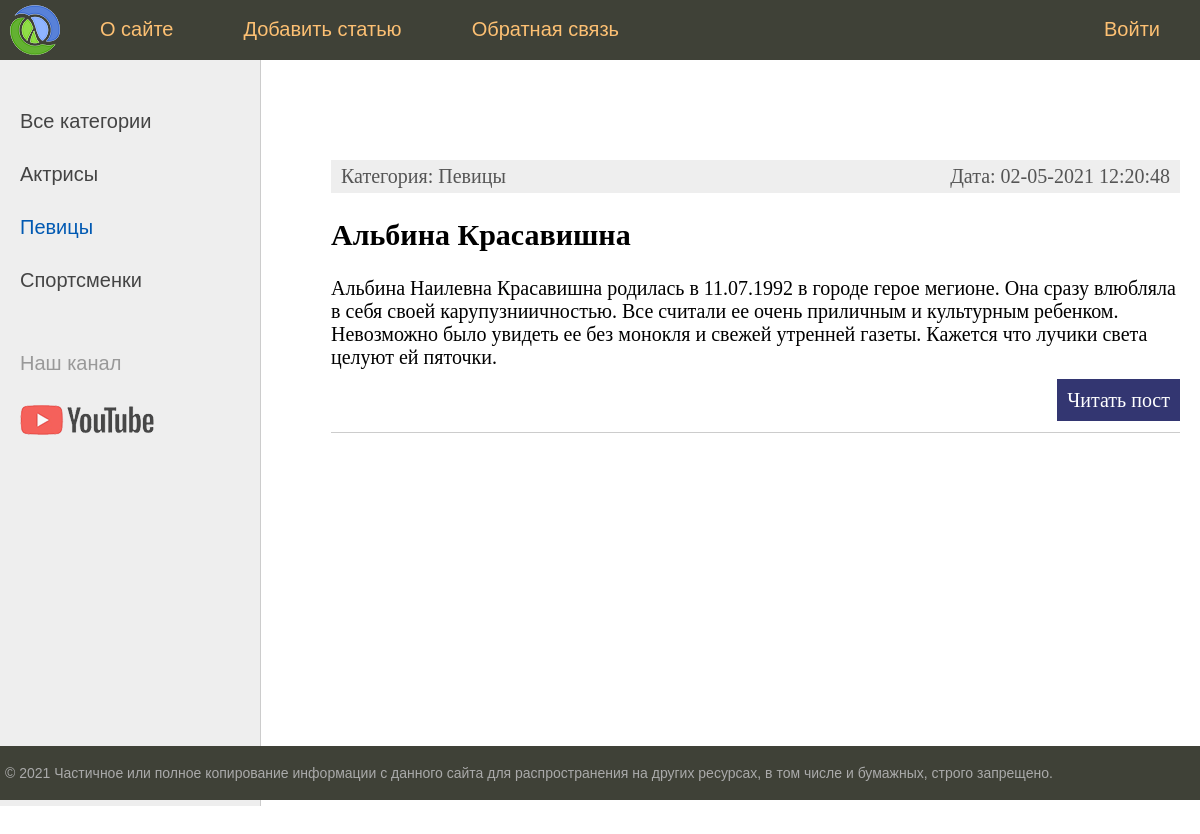
Page /category/2 on the earlier database version.
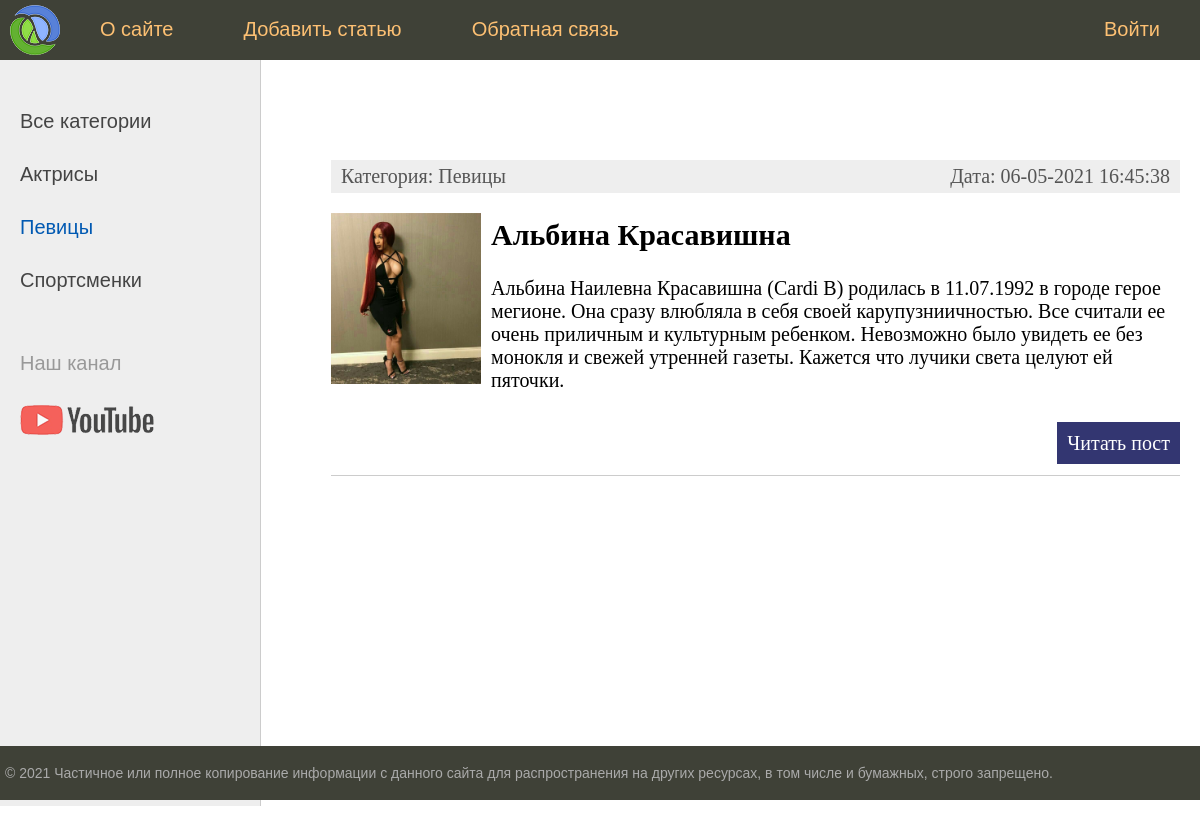
Same page on the later database version.
### substation/models.py (models this page shows, shortened)
class Category(models.Model):
    name = models.CharField(max_length=255, db_index=True, verbose_name="Категория")
    def __str__(self):
        return self.name
    def get_absolute_url(self):
        return reverse('category', kwargs={'cat_id': self.pk})
    class Meta:
        verbose_name = 'Категория'
        verbose_name_plural = 'Категории'
        ordering = ['id', 'name']

class Testing(models.Model):
    title = models.CharField(max_length=255, verbose_name='Заголовок')
    content = models.TextField(blank=True)
    photo = models.ImageField(upload_to="photos/%y/%m/%d/", verbose_name='Фотография')
    time_create = models.DateTimeField(auto_now_add=True, verbose_name='Время создания')
    time_update = models.DateTimeField(auto_now=True, verbose_name='Время обновления')
    is_published = models.BooleanField(default=True, verbose_name='Опубликовано')
    cat = models.ForeignKey('Category', on_delete=models.PROTECT, null=True, verbose_name='Категория')
    def get_absolute_url(self):
        return reverse('post', kwargs={'post_id': self.pk})
    class Meta:
        verbose_name = 'Известные женщины'
        verbose_name_plural = 'Известные женщины'
        ordering = ['time_create', 'title']

### substation/views.py (the view)
# urls.py: path('category/<int:cat_id>', show_category, name="category")
def show_category(response, cat_id):
    posts = Testing.objects.filter(cat_id=cat_id)
    cats = Category.objects.all()
    context = {'title': 'Отображение по рубрикам',
               'cats': cats,
               'menu': menu,
               'posts': posts,
               'cat_selected': cat_id}
    return render(response, 'substation/index.html', context)

### templates/substation/index.html (shortened to what this page needs)
{% extends 'substation/base.html' %}
{% block content %}
<ul class="list-articles">
	{% for p in posts %}
        <li>
            <div class="article-panel">
                <p class="first">Категория: {{ p.cat }}</p>
                <p class="last">Дата: {{ p.time_update|date:"d-m-Y H:i:s" }}</p>
            </div>
        {% if p.photo %}
            <p><img class="img-article-left thumb" src="{{ p.photo.url }}"></p>
        {% endif %}
        <h2>{{p.title}}</h2>
	{% autoescape on %}
	{{p.content|linebreaks|truncatewords:50}}
	{% endautoescape %}
			<p class="link-read-post"><a href="{{ p.get_absolute_url }}">Читать пост</a></p>
        </li>
	{% endfor %}
</ul>
{% endblock %}

### templates/substation/base.html (shortened to what this page needs)
{% load static %}
<!DOCTYPE html>
<html>
<head>
	<link type="text/css" href="{% static 'substation/css/styles.css' %}" rel="stylesheet" />
</head>
<body>
<table class="table-page" border=0 cellpadding="0" cellspacing="0">
<tr><td valign=top>
{% block mainmenu %}
		<div class="header">
			<ul id="mainmenu" class="mainmenu">
			<li class="logo"><a href="{% url 'home' %}"><div class="logo"></div></a></li>
{% for m in menu %}
	{% if not forloop.last %}
			<li><a href="{% url m.url_name %}">{{m.title}}</a></li>
	{% else %}
			<li class="last"><a href="{% url m.url_name %}">{{m.title}}</a></li>
	{% endif %}
{% endfor %}
			</ul>
		</div>
{% endblock mainmenu %}
<table class="table-content" border=0 cellpadding="0" cellspacing="0">
<tr>
	<td valign="top" class="left-chapters">
	<ul id="leftchapters">
        {% if cat_selected == 0 %}
            <li class="selected">Все категории</li>
        {% else%}
            <li class="selected"><a href="{% url 'home' %}">Все категории</a></li>
        {% endif %}
        {% for c in cats %}
            {% if c.pk == cat_selected %}
                <li class="selected">{{ c.name }}</li>
            {% else %}
                <li><a href="{{ c.get_absolute_url }}">{{ c.name }}</a></li>
            {% endif %}
        {% endfor %}
		<li class="share">
		<p>Наш канал</p>
		<a class="share-yt" href="https://www.youtube.com/" target="_blank" rel="nofollow"></a>
		</li>
	</ul>
</td>
<td valign="top" class="content">
	<div class="content-text">
{% block content %}
{% endblock %}
	</div>
</td></tr></table>
</td></tr>
<tr><td valign=top>
	<div id="footer">
		<p>&copy; 2021 Частичное или полное копирование информации с данного сайта для распространения на других ресурсах, в том числе и бумажных, строго запрещено.</p>
	</div>
</td></tr></table>
</body>
</html>

### substation/static/substation/css/styles.css (style rules this page uses)
html, body { font-family: 'Arial'; margin: 0; padding: 0; height: 100%; width: 100%; color: #444; }
a { color: #0059b2; text-decoration: none; }
img { max-width: 600px; height: auto; }
img.img-article-left { max-width: 300px; height: auto; float: left; padding: 0 10px 10px 0; }
img.img-article-left.thumb { max-width: 150px; height: auto; }
p.link-read-post { text-align: right; }
p.link-read-post a { padding: 10px; min-width: 100px; background: #333671; color: #fff; text-decoration: none; }
div.article-panel { background: #eee; padding: 5px 10px 5px 10px; box-sizing: border-box; overflow: hidden; color: #555; }
div.article-panel p.first { margin: 0; float: left; }
div.article-panel p.last { margin: 0; float: right; }
ul.list-articles { list-style: none; margin: 0; padding: 0; }
ul.list-articles li { border-bottom: 1px solid #ccc; }
.table-page { width: 100%; height: 100%; vertical-align: top; }
.table-page tr { height: 100%; }
.header { background: #3F4137; height: 60px; }
.logo { background: url('../images/logo.png') no-repeat 10px 5px; width: 70px; height: 60px; }
ul.mainmenu { list-style: none; margin: 0; padding: 0; height: 60px; color: #fdc073; font-size: 20px; overflow: hidden; }
ul.mainmenu li { float: left; margin: 18px 40px 0 30px; }
ul.mainmenu li.logo { margin: 0; }
ul.mainmenu li.last { float: right; }
ul.mainmenu li a { color: #fdc073; text-decoration: none; }
.table-content { width: 100%; min-height: 100%; height: 100%; }
.left-chapters { margin: 0; background: #eee; border-right: 1px solid #ccc; min-height: 100%; }
.left-chapters ul { width: 230px; min-height: 100%; margin: 0; padding: 20px 10px 10px 20px; list-style: none; font-size: 20px; }
.left-chapters ul li { margin: 30px 0 0 0; color: #999; }
.left-chapters ul li.selected { color: #0059b2; }
.left-chapters ul li a { color: #444; text-decoration: none; }
.left-chapters ul li.share { margin: 60px 0 0 0; }
.left-chapters ul li.share p { margin: 30px 0 30px 0; }
.left-chapters ul li.share a { display: inline-block; width: 40px; height: 40px; margin: 0 20px 0 0; }
.left-chapters ul li.share a.share-yt { width: 100%; height: 30px; background: url('../images/share_yt.png') no-repeat 0 0 }
.content { padding: 40px 20px 20px 40px; width: 100%; box-sizing: border-box; }
.content-text { margin: 60px 0 0 30px; color: #000; font-size: 20px; font-family: Yandex Sans Display Light; }
#footer { box-sizing: border-box; background: #3F4137; padding: 5px; color: #aaa; font-size: 14px; font-family: Verdana, Geneva, Arial, Helvetica; text-align: left; overflow: hidden; }

Differences in the rows shown:
changed Testing "Альбина Красавишна": time_update "02-05-2021 12:20:48" → "06-05-2021 16:45:38"; photo: picture added; content "Альбина Наилевна Красавишна родилась в 11.07.1992 в…" → "Альбина Наилевна Красавишна (Cardi B) родилась в 11.07.1992 в…"
